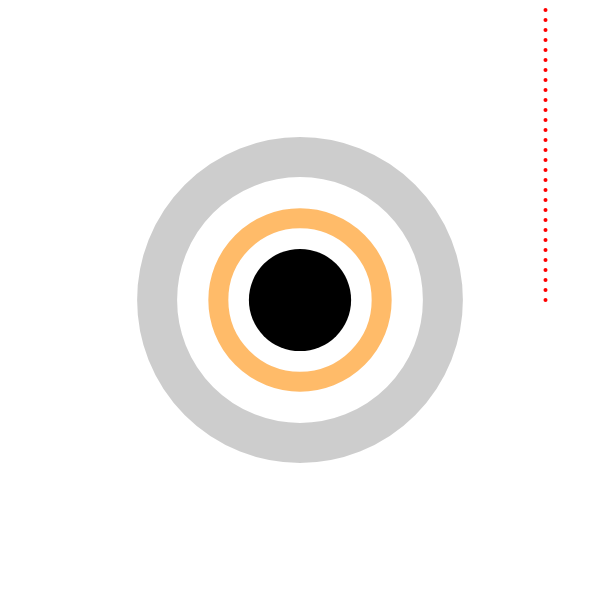
Frame 1 (no input)
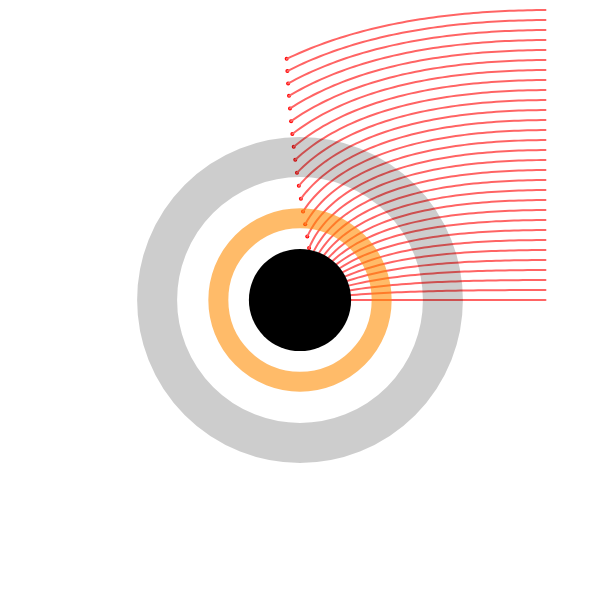
Frame 60 (no input)
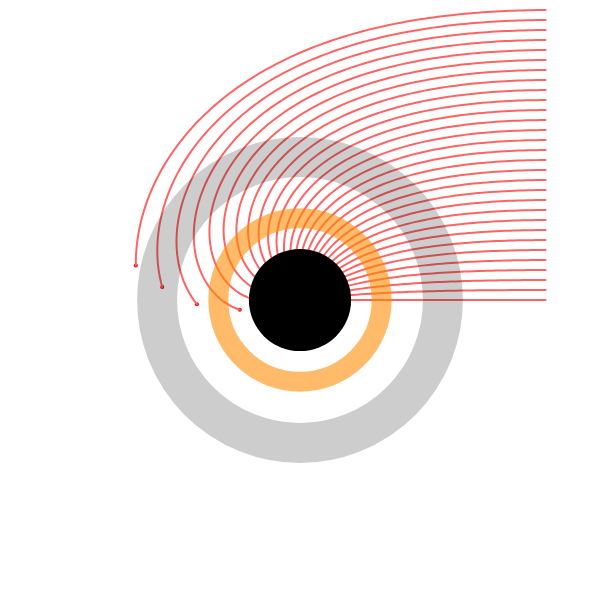
Frame 120 (the mouse pressed at the canvas centre since frame 60)

The p5.js sketch that drew these frames (run headless with seeded random() and noise() and a simulated clock; from frame 60 on, the mouse is pressed at the canvas centre):

// p5.js sketch
// ── sketch.js
let c = 30;
let G = 2.3;
let dt = 0.15;

let bh;
let particles = [];

function setup() {
  createCanvas(600, 600);
  bh = new BlackHole(width / 2, height / 2, 10000);
  
  const numParticle = 30;
  for (let i = 0; i < numParticle; i += 1) {
    particles.push(new Particle(width - 50, map(i, 0, numParticle, height / 2, 0), 180));
  }
  
}

function draw() {
  background(255);
  for (let i = 0; i < particles.length; i += 1) {
    bh.applyForce(particles[i]);
    particles[i].update();
    particles[i].show();
  }
  bh.show();
}

// ── BlackHole.js
class BlackHole {
  constructor(x, y, m) {
    this.pos = createVector(x, y);
    this.m = m;
    this.rs = (2 * G * this.m) / (c * c);
  }

  show() {
    fill(0);
    noStroke();
    circle(this.pos.x, this.pos.y, 2 * this.rs);

    noFill();
    strokeWeight(40);
    stroke(0, 0, 0, 50);
    circle(this.pos.x, this.pos.y, 2.6 * 2 * this.rs + 20);

    noFill();
    strokeWeight(20);
    stroke(255, 140, 0, 150);
    circle(this.pos.x, this.pos.y, 1.5 * 2 * this.rs + 10);
  }
  
  applyForce(particle){
    const force = p5.Vector.sub(this.pos, particle.pos);
    const r = force.mag();
    const fg = G * this.m / (r * r);
    force.setMag(fg);
    particle.vel.add(force);
    particle.vel.setMag(c);
    
    if(r < this.rs){
      particle.stop();
    }
  }
}

// ── Particle.js
class Particle {
  constructor(x, y) {
    this.pos = createVector(x, y);
    this.vel = createVector(-c, 0);
    this.past = [];
    this.stopped = false;
  }

  show() {
    if (!this.stopped) {
      fill(255, 0, 0);
      noStroke();
      circle(this.pos.x, this.pos.y, 4);
    }

    stroke(255, 100, 100);
    strokeWeight(2);
    noFill();
    beginShape();
    for (let p of this.past) {
      vertex(p.x, p.y);
    }
    endShape();
  }

  stop() {
    this.stopped = true;
  }

  update() {
    if (!this.stopped) {
      const deltaV = this.vel.copy();
      deltaV.mult(dt);
      this.pos.add(deltaV);
    }

    this.past.push(this.pos.copy());
    if (this.past.length > 500) {
      this.past.splice(0, 1);
    }
  }
}
